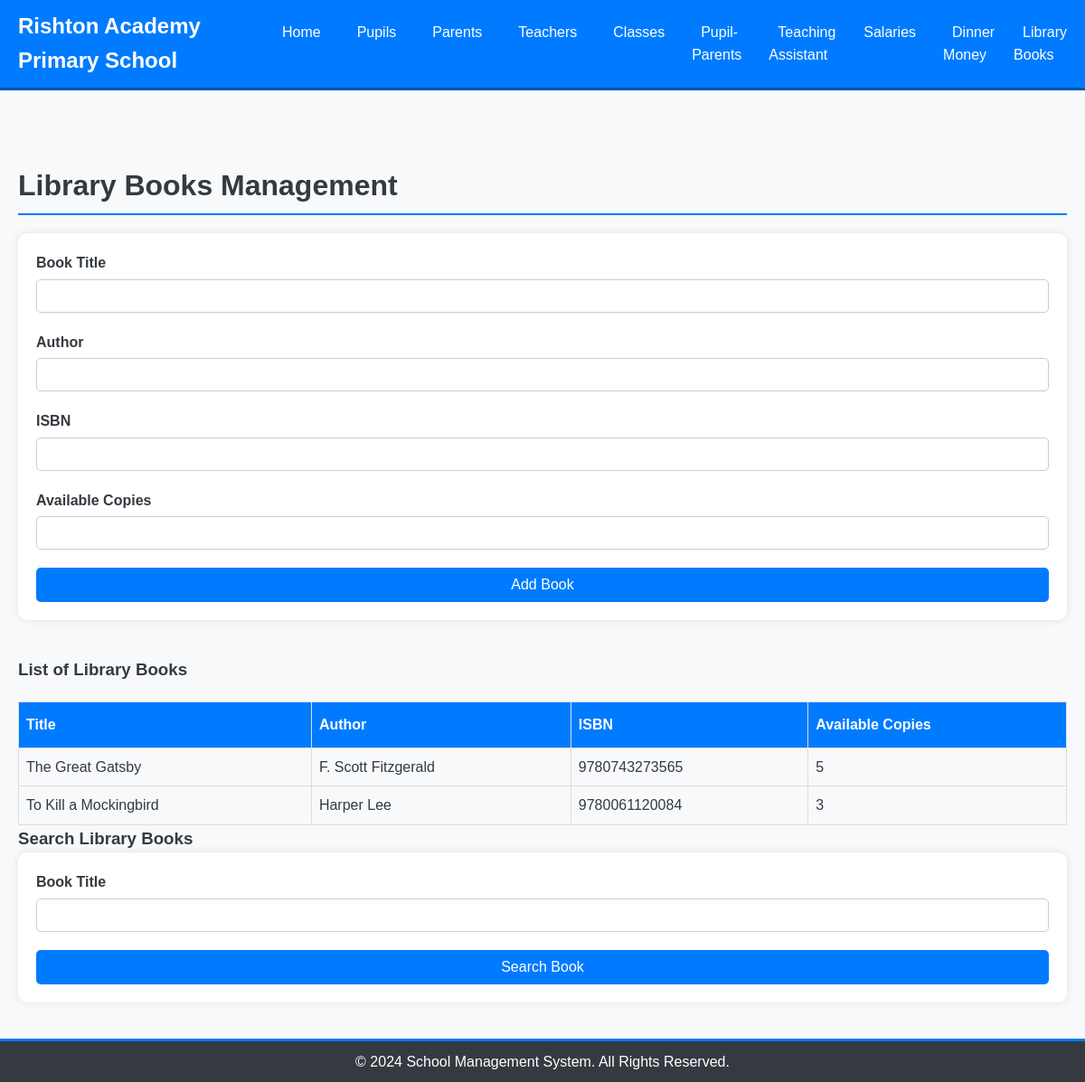
/library_books.php, run on the app's committed database.
### tables this page shows
CREATE TABLE `LibraryBooks` (
  `BookID` int(11) NOT NULL,
  `Title` varchar(255) NOT NULL,
  `Author` varchar(255) NOT NULL,
  `ISBN` varchar(255) DEFAULT NULL,
  `AvailableCopies` int(11) NOT NULL
);

### library_books.php (the view, shortened to what this page needs)
<?php include 'templates/layout.php'; ?>
<?php include 'includes/db_connect.php'; ?>
<div class="container">
    <section class="library-books-management">
        <h2>Library Books Management</h2>
        <form method="post" action="library_books.php" class="form-library-book">
            <div class="form-group">
                <label for="title">Book Title</label>
                <input type="text" id="title" name="title" required>
            </div>
            <div class="form-group">
                <label for="author">Author</label>
                <input type="text" id="author" name="author" required>
            </div>
            <div class="form-group">
                <label for="isbn">ISBN</label>
                <input type="text" id="isbn" name="isbn">
            </div>
            <div class="form-group">
                <label for="available_copies">Available Copies</label>
                <input type="number" id="available_copies" name="available_copies" required>
            </div>
            <button type="submit" name="add_library_book" class="btn btn-primary">Add Book</button>
        </form>
        <h3>List of Library Books</h3>
        <table class="library-books-table">
            <thead>
                <tr>
                    <th>Title</th>
                    <th>Author</th>
                    <th>ISBN</th>
                    <th>Available Copies</th>
                </tr>
            </thead>
            <tbody>
                <?php
                $result = $link->query("SELECT * FROM LibraryBooks");
                while($row = $result->fetch_assoc()) {
                    echo "<tr>
                            <td>" . $row['Title'] . "</td>
                            <td>" . $row['Author'] . "</td>
                            <td>" . $row['ISBN'] . "</td>
                            <td>" . $row['AvailableCopies'] . "</td>
                        </tr>";
                }
                ?>
            </tbody>
        </table>
        <h3>Search Library Books</h3>
        <form method="get" action="library_books.php" class="form-library-book">
            <div class="form-group">
                <label for="search_title">Book Title</label>
                <input type="text" id="search_title" name="search_title" required>
            </div>
            <button type="submit" name="search_library_book" class="btn btn-primary">Search Book</button>
        </form>
    </section>
</div>
<footer>
    <div class="container">
        <p>&copy; 2024 School Management System. All Rights Reserved.</p>
    </div>
</footer>
</body>
</html>

### css/styles.css (style rules this page uses)
* { margin: 0; padding: 0; box-sizing: border-box; font-family: Arial, sans-serif; }
body { background-color: #f8f9fa; color: #343a40; line-height: 1.6; }
.container { max-width: 1200px; margin: auto; padding: 0 20px; }
footer { background: #343a40; color: #fff; text-align: center; padding: 10px 0; border-top: 3px solid #007bff; }
footer p { margin: 0; }
.form-group { margin-bottom: 20px; }
.form-group label { margin-bottom: 5px; display: block; font-weight: bold; }
.form-group input, .form-group textarea, .form-group select { width: 100%; padding: 10px; border-radius: 5px; border: 1px solid #ccc; }
.btn { background: #007bff; color: #fff; padding: 10px 20px; text-decoration: none; border-radius: 5px; transition: background 0.3s; cursor: pointer; border: none; font-size: 1em; }
.form-group input, .form-group select { width: 100%; padding: 10px; border-radius: 5px; border: 1px solid #ccc; }
.library-books-management { margin-top: 40px; }
.library-books-management h2 { font-size: 2em; margin-bottom: 20px; border-bottom: 2px solid #007bff; padding-bottom: 5px; }
.form-library-book { display: flex; flex-direction: column; margin-bottom: 40px; padding: 20px; background: #fff; border-radius: 10px; box-shadow: 0 0 10px rgba(0, 0, 0, 0.1); }
.library-books-table { width: 100%; border-collapse: collapse; margin-top: 20px; }
.library-books-table th, .library-books-table td { border: 1px solid #ddd; padding: 8px; text-align: left; }
.library-books-table th { background-color: #007bff; color: white; padding-top: 12px; padding-bottom: 12px; }

### data on the page
librarybooks: Title "The Great Gatsby", Author "F. Scott Fitzgerald", ISBN "9780743273565", AvailableCopies "5"
librarybooks: Title "To Kill a Mockingbird", Author "Harper Lee", ISBN "9780061120084", AvailableCopies "3"
